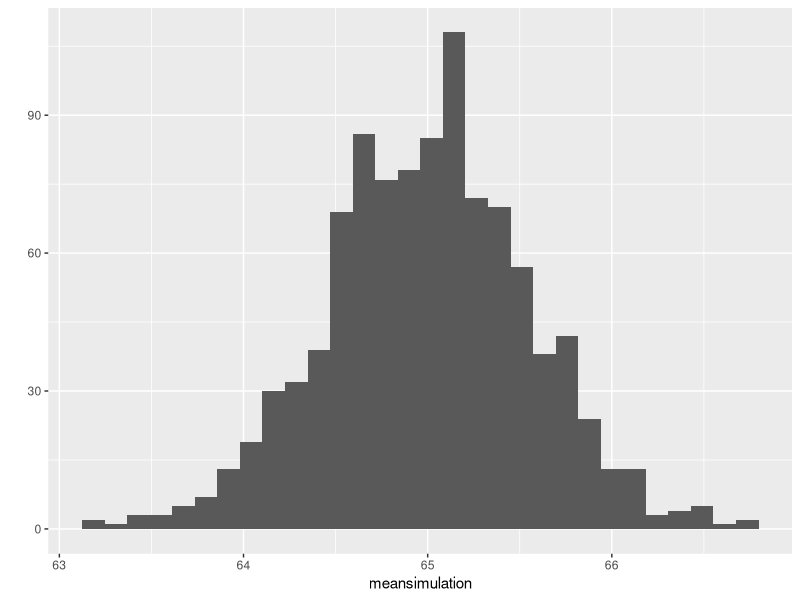
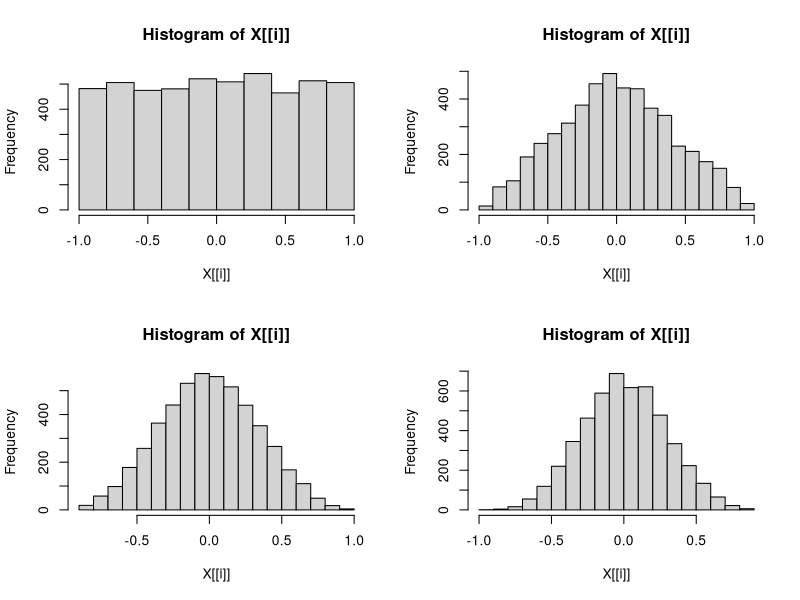

Recreate these plots in R, in order.
## ---- chunk 1
options(htmltools.dir.version = FALSE)
library(tidyverse)
## ---- chunk 2
probvals<- tibble(x = c(100,250),y0 = c(0.2,0.05),y100 = c(0.1,0.15),y200 = c(0.2,0.3))
probvals
## ---- chunk 3
(1- pexp(1500,1/1000))*(1 - pexp(1500, 1/1200))
## ---- chunk 4
testdata <- tibble(x = c(100,250),y0 = c(0.2,0.05),y100 = c(0.1,0.15), y200 = c(0.2,0.3))
kableExtra::kable(testdata, format = "html") %>% 
  kableExtra::kable_styling(position = "center", bootstrap_options = "bordered")
## ---- chunk 5
pweibull(12,shape = 2,scale = 10)
pweibull(12,2,10)^5
## ---- chunk 6
testdata <- tibble(x = c(100,250),y0 = c(0.2,0.05),y100 = c(0.1,0.15), y200 = c(0.2,0.3))
testdata
## ---- chunk 7
testdata <- tibble(x = c(100,250),y0 = c(0.2,0.05),y100 = c(0.1,0.15), y200 = c(0.2,0.3))
## ---- chunk 8
sum(testdata[testdata$x == 100,2:4]) #since we are keeping the pmfs in cols 2-4, we need to index them.
testdata %>% 
  filter(x == 100) %>% 
  dplyr::select(starts_with("y")) %>% 
  summarise(joint_pmf = sum(y0,y100,y200)) #this is longer but more explicit.
## ---- chunk 9
x <- testdata$x
px <- c(.5,.5)
(ex <- sum(x*px))#expected value of X
ex2 <- sum(x^2*px) #E(X^2)
(vx <- ex2-ex^2)
(sd <- sqrt(vx))
## ---- chunk 10
y <- c(0,100,200)
py <- c(.25,.25,.5) #look at the marginal pmf of Y
(ey <- sum(y*py))
(ey2 <- sum(y^2*py))
(vy <- ey2 - ey^2)
(sdy <- sqrt(vy))
## ---- chunk 11
exy <- sum(100*0*.2,100*100*.1,100*200*.2)
exy <- sum(exy, 250*0*.05,250*100*.15,250*200*.3)
exy
covxy <- exy-ex*ey
covxy
corr <- covxy/(sd*sdy)
corr
## ---- chunk 12
traffic <- t(tibble(x= c(0,1,2),px = c(.3,.1,.6)))
traffic
## ---- chunk 13
trafficpmf <- tibble(
       X1_and_X2 = c("0,0","0,1","0,2","1,0","1,1","1,2","2,0","2,1","2,2"),
       px1_x2 = c(.3*.3,.3*.1,.3*.6,.1*.3,.1*.1,.1*.6,.6*.3,.6*.1,.6*.6),
       sumx1_x2 = c(0,1,2,1,2,3,2,3,4))
trafficpmf
## ---- chunk 14
t0pmf <- trafficpmf %>% 
  group_by(sumx1_x2) %>% 
  summarise(pt0 = sum(px1_x2)) %>% 
  ungroup()
t0pmf
## ---- chunk 15
(ex <- sum(traffic[1,]*traffic[2,]))
(ex2 <- sum(traffic[1,]^2*traffic[2,]))
(vx <- ex2-ex^2)
## ---- chunk 16
(t0ex <- sum(t0pmf$sumx1_x2*t0pmf$pt0))
(t0ex2 <- sum(t0pmf$sumx1_x2^2*t0pmf$pt0))
(t0vx <- t0ex2-t0ex^2)
## ---- chunk 17
xsim <- rnorm(n = 30,mean = 65,sd = 3)
head(xsim)
mean(xsim) #note the mean of xsim seems pretty close to the mean of the distribution it was drawn from
sd(xsim) #and so is the standard deviation.
## ---- chunk 18
emptlist <- c()
meansimulation <- sapply(1:1000, function(k){
  emptlist[k] <- mean(rnorm(30,65,3))
}) #using the apply family of functions in R
# or using a for loop (up to you for the purposes of this class)
meansimulationloop <- c()
for (i in 1:1000) {
  meansimulationloop[i] <- mean(rnorm(30,65,3))
}
head(meansimulation);head(meansimulationloop)
## ---- chunk 19
mean(meansimulation) #approximately 65 
sd(meansimulation) #this changes significantly but we will explain this later.
qplot(meansimulation,geom= "histogram")
## ---- chunk 20
mu <- 28000
sigmas <- 5000
n <- 25
sigmas/sqrt(n) #standard error of the sampling mean.
sqrt(n*sigmas) #standard deviation of T0
## ---- chunk 21
means1 <- means2 <- means3 <- means4 <- c()
for (i in 1:5000){
  means1[i] <- mean(runif(1,-1,1))
  means2[i] <- mean(runif(2,-1,1))
  means3[i] <- mean(runif(3,-1,1))
  means4[i] <- mean(runif(4,-1,1))
  meanslist<- list(means1,means2,means3,means4)
}
## ---- chunk 22
par(mfrow= c(2,2))
lapply(meanslist,hist)
## ---- chunk 23
data.frame(EX = unlist(lapply(meanslist, mean)),sd = unlist(lapply(meanslist,sd)),
           trsd = unlist(lapply(1:4,function(x)(sqrt(3)/3)/sqrt(x))))
## ---- chunk 24
6*1.5
## ---- chunk 25
6*0.36^2
## ---- chunk 26
sqrt(6)*0.36
sqrt(.7776)
## ---- chunk 27
pnorm(10,9,sqrt(.7776))- pnorm(8,9,sqrt(.7776))
